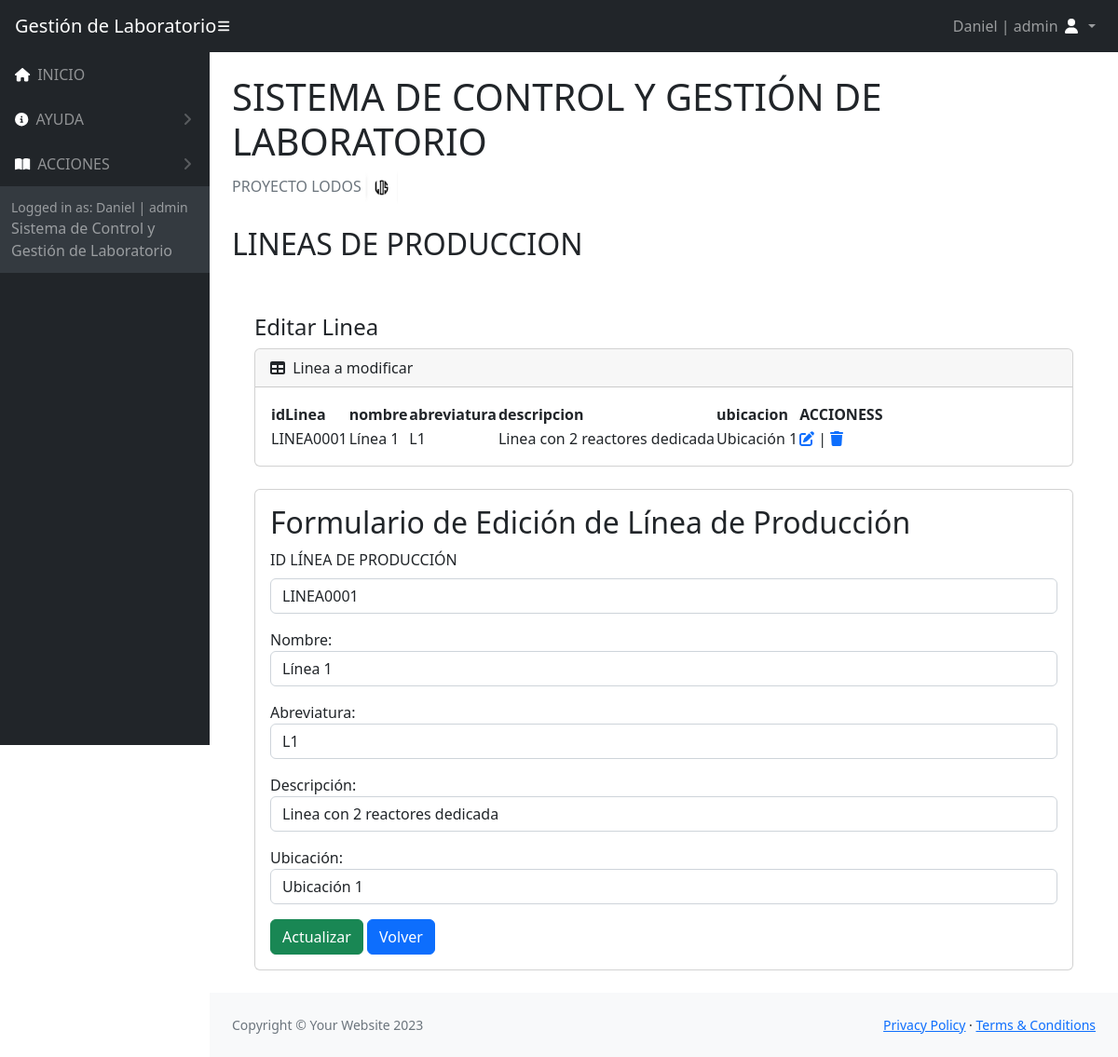
Page /Vistas/acciones/accionesLinea/editarLinea.php?id=LINEA0001 (signed in) on the committed database.
### tables this page shows
CREATE TABLE `lineaproduccion` (
  `idLineaProduccion` varchar(15) NOT NULL,
  `nombre` varchar(30) DEFAULT NULL,
  `abreviatura` varchar(5) DEFAULT NULL,
  `descripcion` varchar(30) DEFAULT NULL,
  `ubicacion` varchar(30) DEFAULT NULL
);

### Vistas/acciones/accionesLinea/editarLinea.php (the view, shortened to what this page needs)
<!DOCTYPE html>
<html lang="es">
    <head>
        <link href="https://cdn.jsdelivr.net/npm/simple-datatables@7.1.2/dist/style.min.css" rel="stylesheet" />
        <link rel="stylesheet" href="https://cdnjs.cloudflare.com/ajax/libs/font-awesome/6.4.2/css/all.min.css" />
        <link href="../../../assets/css/styles.css" rel="stylesheet" />
    </head>
    <body class="sb-nav-fixed">
    <nav class="sb-topnav navbar navbar-expand navbar-dark bg-dark">
            <a class="navbar-brand ps-3" href="../../../index.php">Gestión de Laboratorio</a>
            <button class="btn btn-link btn-sm order-1 order-lg-0 me-4 me-lg-0" id="sidebarToggle" href="#!"><i class="fas fa-bars" style="color: #ffffff;"></i></button>
            <ul class="navbar-nav ms-auto me-0 me-md-3 my-2 my-md-0">
                <li class="nav-item dropdown">
                    <a class="nav-link dropdown-toggle" id="navbarDropdown" href="#" role="button" data-bs-toggle="dropdown" aria-expanded="false">
                    <?php  echo $_SESSION["nombreUsuario"]. " | ".  $_SESSION["tipo"];  ?>
                        <i class="fas fa-user fa-fw" style="color: #ffffff;"></i>
                    </a>
                </li>
            </ul>
        </nav>
        <div id="layoutSidenav">
            <div id="layoutSidenav_nav">
                <nav class="sb-sidenav accordion sb-sidenav-dark" id="sidenavAccordion">
                    <div class="sb-sidenav-menu">
                        <div class="nav">
                            <a class="nav-link" href="../../../index.php">
                                <div class="sb-nav-link-icon"><i class="fa-solid fa-house" style="color: #ffffff;"></i></div>
                                INICIO
                            </a>
                            <?php  if( $_SESSION["tipo"] == "admin") {  ?>
                            <a class="nav-link collapsed" href="#" data-bs-toggle="collapse" data-bs-target="#collapseLayouts" aria-expanded="false" aria-controls="collapseLayouts">
                                <div class="sb-nav-link-icon"><i class="fa-solid fa-circle-info" style="color: #ffffff;"></i></div>
                                AYUDA
                                <div class="sb-sidenav-collapse-arrow"><i class="fas fa-angle-down"></i></div>
                            </a>
                            <?php  }  ?>
                                <a class="nav-link collapsed" href="#" data-bs-toggle="collapse" data-bs-target="#collapsePages" aria-expanded="false" aria-controls="collapsePages">
                                <div class="sb-nav-link-icon"><i class="fas fa-book-open" style="color: #ffffff;"></i></div>
                                ACCIONES
                                <div class="sb-sidenav-collapse-arrow"><i class="fas fa-angle-down"></i></div>
                            </a>
                    </div>
                    <div class="sb-sidenav-footer">
                        <div class="small">Logged in as: <?php  echo $_SESSION["nombreUsuario"]. " | ".  $_SESSION["tipo"];  ?></div>
                        Sistema de Control y Gestión de Laboratorio
                    </div>
                </nav>
            </div>
            <div id="layoutSidenav_content">
                <main>
                    <div class="container-fluid px-4">
                        <h1 class="mt-4">SISTEMA DE CONTROL Y GESTIÓN DE LABORATORIO</h1>
                        <ol class="breadcrumb mb-4">
                        <li class="breadcrumb-item active">PROYECTO LODOS <img style="width: 35px !important; height: 35px !important; padding:0px !important;" src="../../../assets/img/logoLODOS.PNG" alt="ss2"></li>
                        </ol>
                        <h2>LINEAS DE PRODUCCION</h2>
                        <br/>
                        <?php
                        require_once('../../../Controlador/Conexion_DB/config.php');
                        $idLineaProduccion = $_GET['id'];
                        $stmt = $connectDB->prepare('SELECT * FROM lineaproduccion WHERE idLineaProduccion = :idLineaProduccion');
                        $stmt->bindParam(':idLineaProduccion', $idLineaProduccion);
                        $stmt->execute();
                        $lineaProduccionActual = $stmt->fetch(PDO::FETCH_ASSOC);
                        ?>
                        <div class="container-fluid px-4">
                        <h4 class="mt-4">Editar Linea</h4>
                        <div class="card mb-4">
                            <div class="card-header">
                                <i class="fas fa-table me-1"></i>
                                Linea a modificar
                                <br>
                            </div>
                            <div class="card-body">
                                <table id="datatablesSimple">
                                    <thead>
                                        <tr>
                                            <th>idLinea</th>
                                            <th>nombre</th>
                                            <th>abreviatura</th>
                                            <th>descripcion</th>
                                            <th>ubicacion</th>
                                            <th>ACCIONESS</th>
                                        </tr>
                                    </thead>
                                    <tbody>
                                    <tr>
                                        <td><?php echo $lineaProduccionActual['idLineaProduccion']; ?></td>
                                        <td><?php echo $lineaProduccionActual['nombre']; ?></td>
                                        <td><?php echo $lineaProduccionActual['abreviatura']; ?></td>
                                        <td><?php echo $lineaProduccionActual['descripcion']; ?></td>
                                        <td><?php echo $lineaProduccionActual['ubicacion']; ?></td>
                                        <td>
                                            <?php
                                            echo '<a href="editarLineaProduccion.php?id=' . $lineaProduccionActual['idLineaProduccion'] . '">';
                                            echo '<i class="fa-solid fa-pen-to-square"></i>';
                                            echo '</a>';
                                            echo ' | ';
                                            echo '<a href="deleteLineaProduccion.php?id=' . $lineaProduccionActual['idLineaProduccion'] . '">';
                                            echo '<i class="fa-solid fa-trash"></i>';
                                            echo '</a>';
                                            ?>
                                        </td>
                                    </tr>
                                    </tbody>
                                </table>
                            </div>
                        </div>
                        <div class="card mb-4">
                            <div class="card-body">
                            <h2>Formulario de Edición de Línea de Producción</h2>
                                <form action="" method="get" onsubmit="return validarFormulario();">
                                    <div class="mb-3">
                                        <label for="idLineaProduccion" class="form-label">ID LÍNEA DE PRODUCCIÓN</label>
                                        <input class="form-control col-4" type="text" name="id" value="<?php echo $lineaProduccionActual['idLineaProduccion']; ?>" readonly>
                                    </div>
                                    <div class="mb-3">
                                        <label for="nombre">Nombre:</label>
                                        <input class="form-control col-4" type="text" id="nombre" name="nombre" value="<?php echo $lineaProduccionActual['nombre']; ?>">
                                    </div>
                                    <div class="mb-3">
                                        <label for="abreviatura">Abreviatura:</label>
                                        <input class="form-control col-4" type="text" id="abreviatura" name="abreviatura" value="<?php echo $lineaProduccionActual['abreviatura']; ?>">
                                    </div>
                                    <div class="mb-3">
                                        <label for="descripcion">Descripción:</label>
                                        <input class="form-control col-4" type="text" id="descripcion" name="descripcion" value="<?php echo $lineaProduccionActual['descripcion']; ?>">
                                    </div>
                                    <div class="mb-3">
                                        <label for="ubicacion">Ubicación:</label>
                                        <input class="form-control col-4" type="text" id="ubicacion" name="ubicacion" value="<?php echo $lineaProduccionActual['ubicacion']; ?>">
                                    </div>
                                    <input type="submit" class="btn btn-success" name="Enviar" value="Actualizar">
                                    <a href="indexLineaProduccion.php"><button class="btn btn-primary" type="button">Volver</button></a>
                                </form>
                            </div>
                        </div>
                    </div>
                    </div>
                </main>
                <footer class="py-4 bg-light mt-auto">
                    <div class="container-fluid px-4">
                        <div class="d-flex align-items-center justify-content-between small">
                            <div class="text-muted">Copyright &copy; Your Website 2023</div>
                            <div>
                                <a href="../../../Vistas/Politicas/politicasPrivacidad.php">Privacy Policy</a>
                                &middot;
                                <a href="../../../Vistas/Politicas/politicasUso.php">Terms &amp; Conditions</a>
                            </div>
                        </div>
                    </div>
                </footer>
            </div>
        </div>
    </body>
</html>

### rows in the picture
lineaproduccion: idLineaProduccion "LINEA0001", nombre "Línea 1", abreviatura "L1", descripcion "Linea con 2 reactores dedicada", ubicacion "Ubicación 1", id "LINEA0001"

### other values in the picture
$_SESSION["nombreUsuario"] "Daniel"
$_SESSION["tipo"] "admin"
